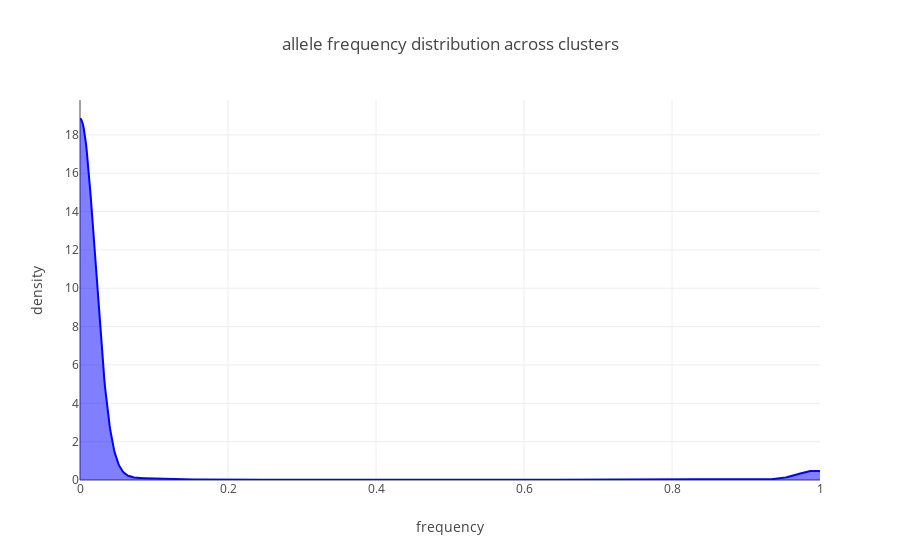

Source (notebook cell):
### Code cell
n_chose= 200
Chose= np.random.choice(range(freqs_matrix.shape[0]),n_chose)

Across= list(it.chain(*[freqs_matrix[x] for x in Chose]))

X_plot = np.linspace(0, 1, 1000)

freq_kde = KernelDensity(kernel='gaussian', bandwidth=0.02).fit(np.array(Across).reshape(-1,1))

log_dens = freq_kde.score_samples(X_plot.reshape(-1,1))

fig_roost_dens= [go.Scatter(x=X_plot, y=np.exp(log_dens), 
                            mode='lines', fill='tozeroy', name= 'mRNA pVal',
                            line=dict(color='blue', width=2))]
##

layout= go.Layout(
    title= 'allele frequency distribution across clusters',
    yaxis= dict(
        title= 'density'
    ),
    xaxis= dict(
        title= 'frequency'
    )
)

fig = go.Figure(data=fig_roost_dens, layout= layout)
iplot(fig)

### Figure 1 — Plotly figure (JSON) as saved in the notebook; plotly's stock layout.template omitted (floating-point values rounded to 4 significant figures; data arrays with more than 128 entries replaced by an {"elided": "..."} marker saying what was removed)
{"data": [{"fill": "tozeroy", "line": {"color": "blue", "width": 2}, "mode": "lines", "name": "mRNA pVal", "type": "scatter", "uid": "10804086-c929-4eb0-a24a-8913a3ca5bc0", "x": {"elided": "1000 float values"}, "y": {"elided": "1000 float values"}}], "layout": {"title": "allele frequency distribution across clusters", "xaxis": {"title": "frequency"}, "yaxis": {"title": "density"}}}
